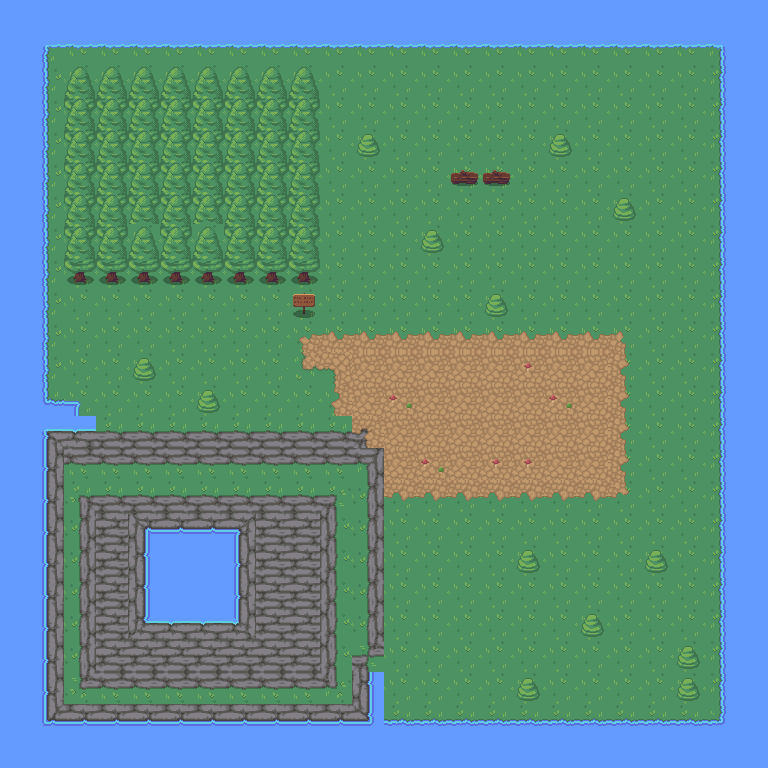

This game map was drawn from its Tiled (.tmx) file and the tilesets committed beside it. A one-line description and the trimmed map source follow:
An orthogonal 24x24 tile map with 32x32 px tiles, 6 tile layers (Grass, Drity, Water, Trees, ...).

<map version="1.9" tiledversion="1.9.2" orientation="orthogonal" renderorder="right-down" width="24" height="24" tilewidth="32" tileheight="32" infinite="0" nextlayerid="7" nextobjectid="1">
 <tileset firstgid="1" source="Nature RPG Tileset.tsx" />
 <layer id="1" name="Grass" width="24" height="24">
  <data>[576 cells, 576 non-empty, 1 distinct tile ids]</data>
 </layer>
 <layer id="2" name="Drity" width="24" height="24">
  <data>[576 cells, 62 non-empty, 11 distinct tile ids]</data>
 </layer>
 <layer id="3" name="Water" width="24" height="24">
  <data>[576 cells, 176 non-empty, 9 distinct tile ids]</data>
 </layer>
 <layer id="4" name="Trees" width="24" height="24">
  <data>[576 cells, 82 non-empty, 7 distinct tile ids]</data>
 </layer>
 <layer id="5" name="Signs" width="24" height="24">
  <data>[576 cells, 1 non-empty, 1 distinct tile ids]</data>
 </layer>
 <layer id="6" name="Town" width="24" height="24">
  <data>[576 cells, 112 non-empty, 26 distinct tile ids]</data>
 </layer>
</map>
